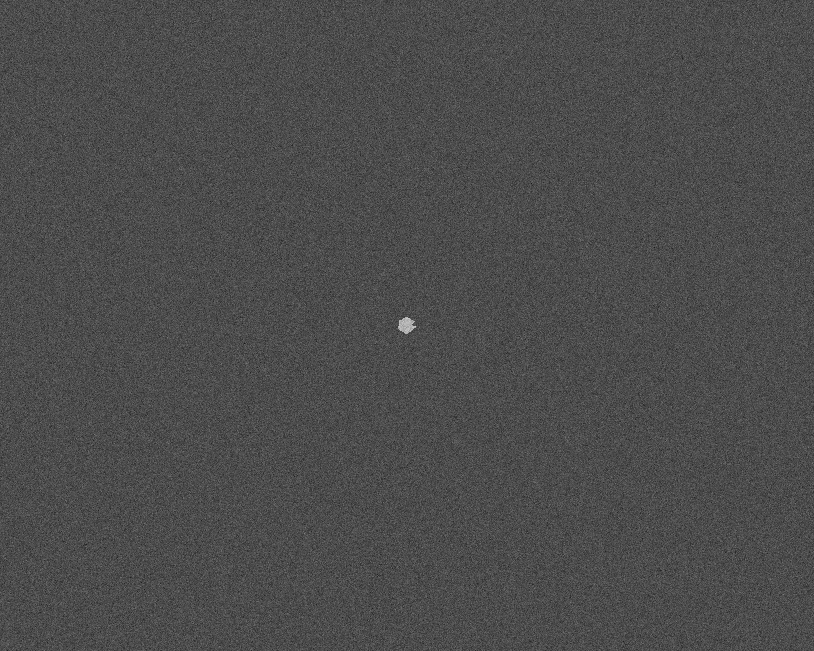
#> input picture Anexos, Imagens e Videos/Fig1041(a)(septagon_small_noisy_mean_0_stdv_10).tif, 814 x 651 px, found by its file name
$ python Threshold_Otsu_Small_Dot_Problem.py
#> lines starting #> are read from the running program, lines starting #| are printed output that depends on the picture; after the words box and inside, x2 and y2 are one past the last pixel; in counts of white or black regions, pixels touching at a corner belong together; long printed decimals are rounded
import cv2 as cv
import numpy as np
from matplotlib import pyplot as plt
import sys
from pathlib import Path

path = Path(sys.path[0])
caminhoImagem = str(path.parent.absolute()) + '\\Anexos, Imagens e Videos\\Fig1041(a)(septagon_small_noisy_mean_0_stdv_10).tif'

img = cv.imread(caminhoImagem, 0)
#> img is the input picture: shape (651, 814); min 21, max 206, mean 76.1

# Otsu's thresholding no filtering
ret,th1 = cv.threshold(img, 0, 255, cv.THRESH_BINARY+cv.THRESH_OTSU)
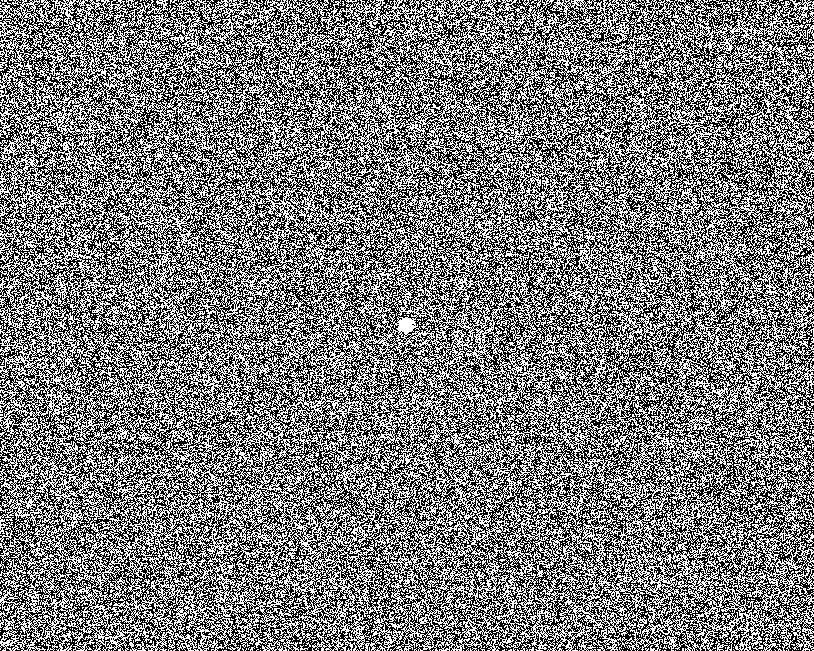
#> th1: shape (651, 814); 48.3% white in thin lines or dots
#> ret = 76

# Otsu's thresholding after Blur filtering
blur = cv.blur(img,(5,5))
ret,th2 = cv.threshold(blur, 0, 255,cv.THRESH_BINARY+cv.THRESH_OTSU)
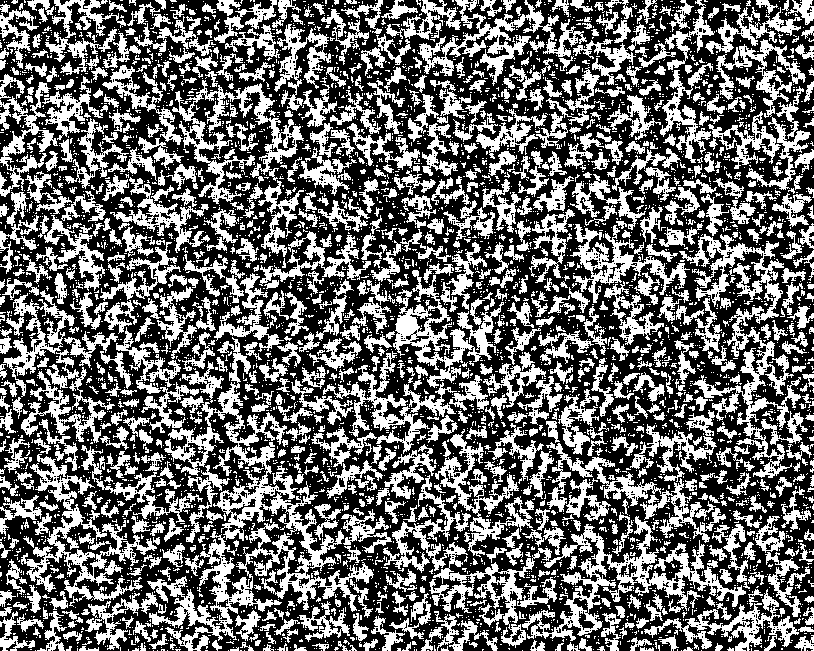
#> th2: shape (651, 814); 41.7% white; 5022 white regions (4076 under 20 px), largest, box (x1, y1, x2, y2) and area: (147, 337, 374, 651) 12926, (679, 234, 808, 478) 7048, (522, 516, 746, 641) 5860

# teste ...
sobelx = cv.Sobel(src=img, ddepth=cv.CV_64F, dx=1, dy=0)
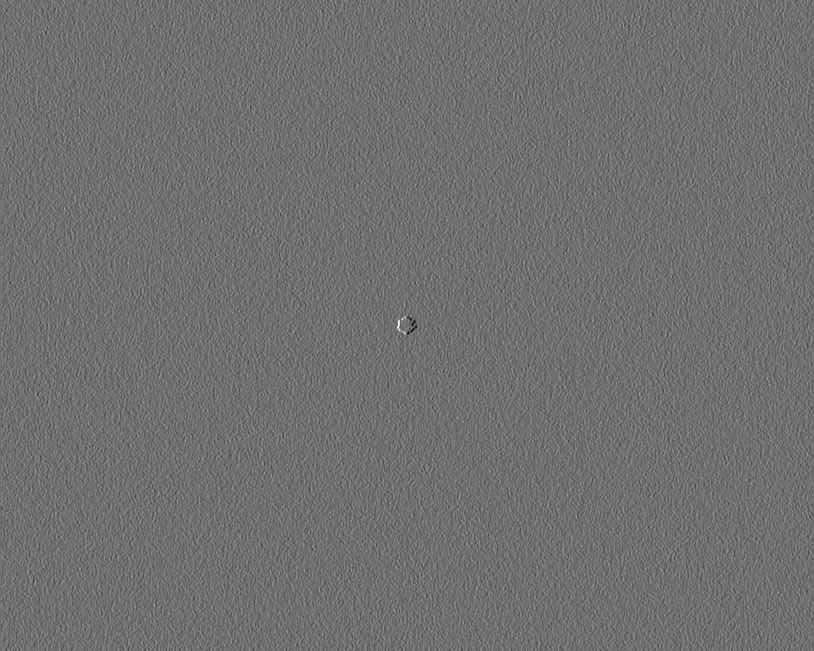
#> sobelx: shape (651, 814) float64; min -387, max 498, mean 0; drawn with min black and max white
sobely = cv.Sobel(src=img, ddepth=cv.CV_64F, dx=0, dy=1)
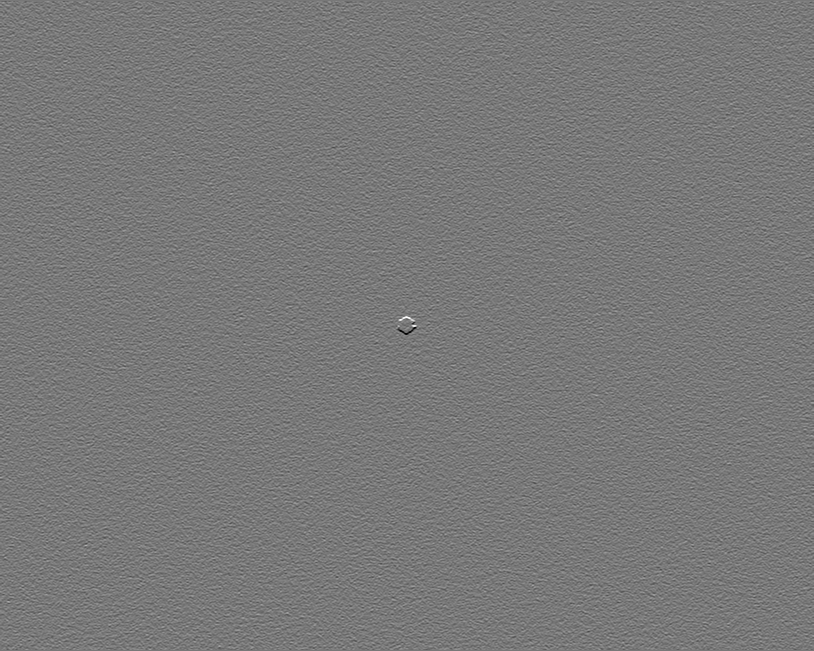
#> sobely: shape (651, 814) float64; min -436, max 483, mean 0; drawn with min black and max white
# compute the gradient magnitude and orientation
magnitude = np.sqrt((sobelx ** 2) + (sobely ** 2))
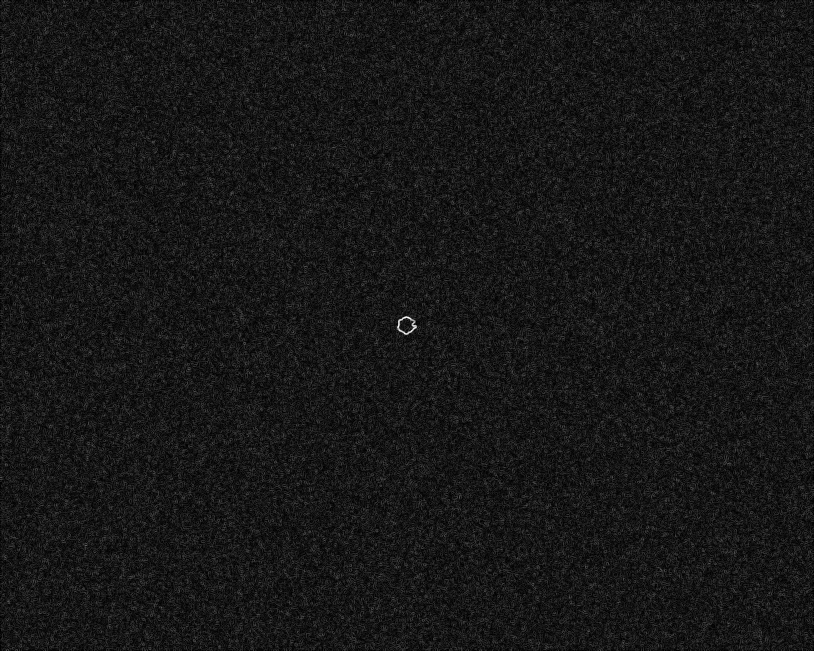
#> magnitude: shape (651, 814) float64; min 0, max 541.2, mean 49.5; drawn with min black and max white
#filtered_image = np.where(magnitude > np.percentile(magnitude, 99.7), magnitude, 0)
limiar_percentil = np.percentile(magnitude, 99.7)
#> limiar_percentil = 135.5
print(limiar_percentil)
#| 135.506
ret,mascara = cv.threshold(magnitude,limiar_percentil,255,cv.THRESH_BINARY)
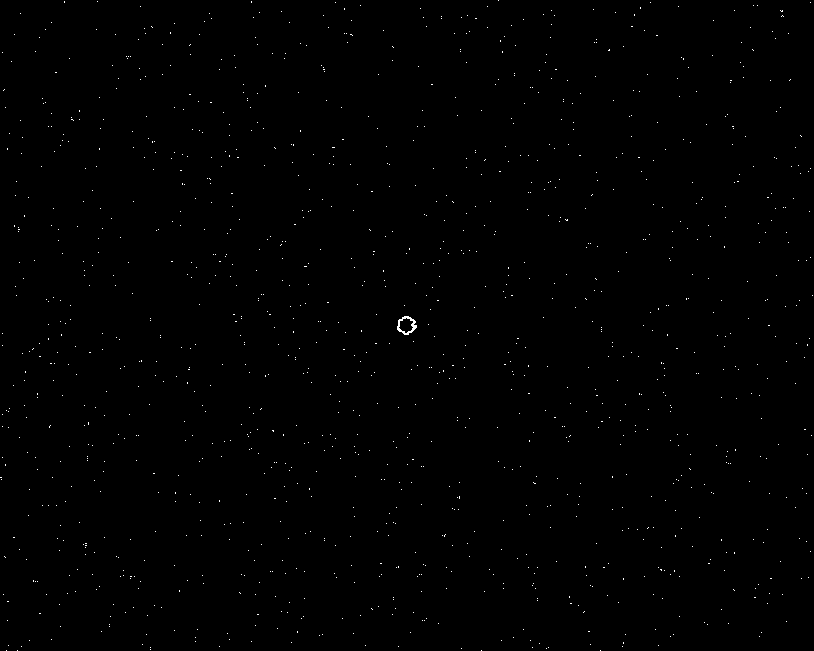
#> mascara: shape (651, 814) float64; 0.3% white in thin lines or dots
#> ret = 135.5

#produto = img * np.uint8(mascara)
produto = np.array((img * mascara),np.uint8)

cv.imwrite('teste1.png', produto)

ret,th3 = cv.threshold(produto, 0, 255,cv.THRESH_BINARY+cv.THRESH_OTSU)
#> th3: shape (651, 814); 0.29% white in thin lines or dots
#> ret = 89

# plot all the images and their histograms
images = [img,  0, th1,
          blur, 0, th2,
          produto, 0, th3]

titles = ['Original Noisy Image(a)','Histogram(b)',"Otsu's Thresholding(c)",
          'Blured Noisy Image(d)','Histogram(e)',"Otsu's Thresholding(f)",
          'Magnitude Gradiente(g)','Histogram(h)',"Otsu's Thresholding(i)"]

plt.rcParams.update({'axes.titlesize': 6})

for i in range(3):
    plt.subplot(4,3,i*3+1),plt.imshow(images[i*3],'gray')
    plt.title(titles[i*3]), plt.xticks([]), plt.yticks([])
    plt.subplot(4,3,i*3+2),plt.hist(images[i*3].ravel(),256)
    plt.title(titles[i*3+1]), plt.xticks([]), plt.yticks([])
    plt.subplot(4,3,i*3+3),plt.imshow(images[i*3+2],'gray')
    plt.title(titles[i*3+2]), plt.xticks([]), plt.yticks([])
plt.show()
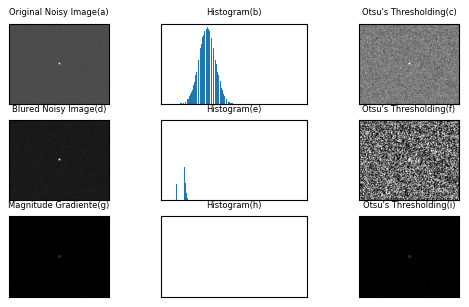
#> figure drawn by matplotlib, 9 panels
